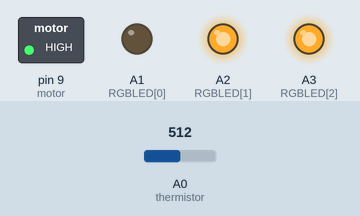
The sketch below on a simulated Arduino Uno, built with avr-gcc and run on an emulated ATmega328P. Shown: switched loads named in the sketch (green lamp = pin HIGH), output pins drawn as LEDs (lit = HIGH). The inputs (shaded band) are chosen by the test bench; at power-on: A0 (thermistor) = 512.

Above: at 1.2 s.
1.3 s: A0 (thermistor) set to 176
2.8 s: A0 (thermistor) set to 163
At 3.9 s:
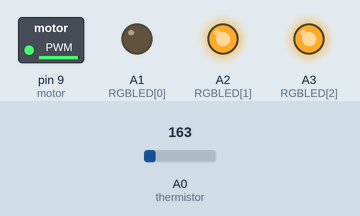
4.3 s: A0 (thermistor) set to 122
At 5.1 s:
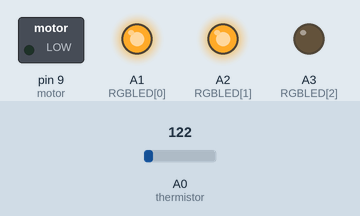
Timing chart, 0 to 7.3 s (numbered marks = the images above; inputs shaded):
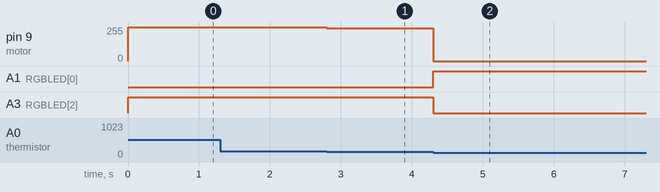

The sketch:

AirConditioner.ino
```cpp
const byte RED[] = {255, 0, 0};
const byte BLUE[] = {0, 0, 255};
const byte MAGENTA[] = {255, 0, 255};
const byte OFF[] = {0,0,0};

int RGBLED[] = {A1, A2, A3};
int motor = 9;
int thermistor = A0;
/*____________________________________________________________________________________*/
void setup(){
 Serial.begin(9600);
 pinMode(motor, OUTPUT);
for(int i = 0; i < 3; i++){
   pinMode(RGBLED[i], OUTPUT);   //Set the three LED pins as outputs
  }
  setColour(RGBLED, OFF);       //Turn off led 1
}
void loop(){
 analyseTemperatureAndAdjustFan();
}
/*____________________________________________________________________________________*/
void analyseTemperatureAndAdjustFan(){

  double temperature =(analogRead(thermistor) * .004882814);
  temperature = ((temperature - .5) * 100);

  // Fuzzify temperature into sets
  double cold, warm, hot;
  cold = inverseGrade(temperature, 10, 15);
  warm = triangular  (temperature, 10, 20, 30);
  hot  = grade       (temperature, 20, 30);

  // Create rules for computing fan speeds and colour
  double stopFan, slowFan, maintainFan, fastFan, maxFan;
  double blueOff, blueLow, blueMid, blueHigh, blueOn, redOff, redLow, redMid, redHigh,redOn;

  stopFan     = AND(cold, NOR(warm,hot));        // If cold and neither warm nor hot
  slowFan     = AND(AND(cold, warm), NOT(hot));  // If between cold and warm but not hot
  maintainFan = OR(warm, AND(hot, cold));        // If warm or bizarrely hot and cold (abstract but makes sense in terms of logic table)
  fastFan     = AND(AND(hot,warm), NOT(cold));   // If between warm and hot but not cold
  maxFan      = AND(hot, NOR(cold,warm));        // If hot and neither cold nor warm

  // The same axioms as above are used to create rules for the values
  // of Red and Blue (Green is 0 as we only want colours between Blue and Red)
  blueOff     = AND(hot, NOR(cold,warm));
  blueLow     = AND(AND(cold, warm), NOT(hot));
  blueMid     = OR(warm, AND(hot, cold));
  blueHigh    = AND(AND(hot,warm), NOT(cold));
  blueOn      = AND(cold, NOR(warm,hot));
  redOff      = blueOn;
  redLow      = blueHigh;
  redMid      = blueMid;
  redHigh     = blueLow;
  redOn       = blueOff;

  // And defuzzify out final fan speed and colour
  double rules[5] = {stopFan, slowFan, maintainFan, fastFan, maxFan}, crisps[5] = {0,64,128,192,255};
  double blueRules[5]= {blueOff, blueLow, blueMid, blueHigh, blueOn}, redRules[5] = {redOff, redLow, redMid, redHigh, redOn}, crispBlue[5] = {0,64,128,192,255}, crispRed[5] ={0,64,128,192,255};

  double fanSpeed = defuzzSingleton(rules, crisps);
  double cBlue    = defuzzSingleton(blueRules, crispBlue);
  double cRed    = defuzzSingleton(redRules, crispRed);
  const byte col[] = {cRed, 0, cBlue};

  // Send values to fan and LED
  analogWrite(motor,fanSpeed);
  setColour(RGBLED, col);
}
void setColour(int* led, const byte* colour){
 for(int i = 0; i < 3; i++)
   analogWrite(led[i], 255 - colour[i]);
}
/*____________________________________________________________________________________*/
/**************************************************************************************/
/******************************** Fuzzy Logic Functions *******************************/
/**************************************************************************************/
// Grade Function
double grade(double x, double x0, double x1){

  double fuzzied = 0;

  if(x <= x0)
    fuzzied = 0;
  else if(x > x0 && x < x1)
    fuzzied = (x / (x1 - x0)) - (x0 / (x1 - x0));
  else if(x >= x1)
    fuzzied = 1;

  return fuzzied;
}
// Negative Grade Function
double inverseGrade(double x, double x0, double x1){

  double fuzzied = 0;

  if(x <= x0)
    fuzzied = 1;
  else if(x > x0 && x < x1)
    fuzzied = (-x / (x1 - x0)) + (x1 / (x1 - x0));
  else if(x >= x1)
    fuzzied = 0;

  return fuzzied;
}
// Triangular Membership Function
double triangular(double x, double x0, double x1, double x2){

  double fuzzied = 0;

  if(x <= x0 || x >= x2)
    fuzzied = 0;
  else if(x > x0 && x < x1)
    fuzzied = (x / (x1 - x0)) - (x0 / (x1 - x0));
  else if (x == x1)
    fuzzied = 1;
  else if (x > x1 && x < x2)
    fuzzied = (-x / (x2 - x1)) + (x2 / (x2 - x1));

  return fuzzied;
}

// Logical Axiom: Disjunction (2 values)
double OR(double A, double B){

  return max(A, B);

}
// Logical Axiom: Conjunction (2 values)
double AND(double A, double B){

  return min(A, B);

}
// Logical Axiom: Negation (2 values)
double NOT(double A){

  return 1.0f - A;
}
// Logical Axiom: Negated Conjunction
double NAND(double A, double B){

  return 1 - AND(A, B);

}
// Logical Axiom: Negated Disjunction
double NOR(double A, double B){

  return 1 - OR(A, B);

}
// Weighted Average Defuzzification Technique or Singleton
// technique:  µA(x*) = (∑µixi)/(∑xi)
double defuzzSingleton(double  u[], double  x[]){

  double sumOfDegrees = 0;
  double sumOfDegreesMultipliedByCrisps = 0;

  for(int i = 0; i < 5; i++)
    sumOfDegrees += u[i];

  for(int i = 0; i < 5; i++)
    sumOfDegreesMultipliedByCrisps += u[i]*x[i];

  return sumOfDegreesMultipliedByCrisps/sumOfDegrees;

}
```

Measured:
- after the input at 1.3 s, every drawn part: stays the same
- after the input at 2.8 s, pin 9 (motor): 255/255 → 247/255 at once
- after the input at 4.3 s, pin 9 (motor): 247/255 → 0/255 at once; A1 (RGBLED[0]): LOW → HIGH at once; A3 (RGBLED[2]): HIGH → LOW at once
